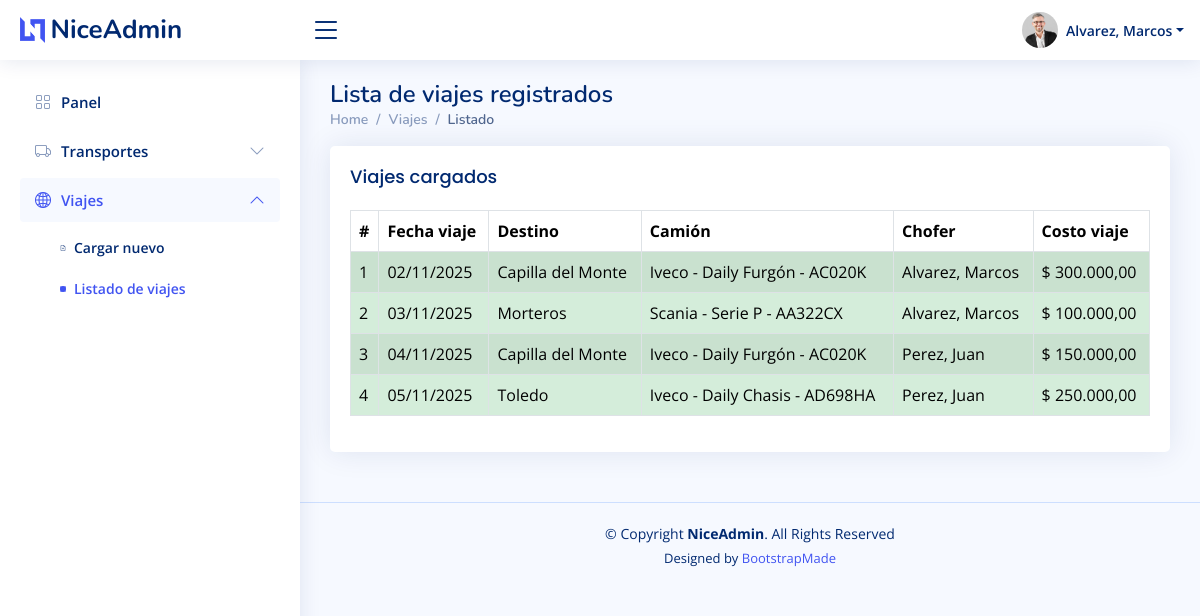
The page /viajes_listado.php (signed in) on the database its author committed.
### tables this page shows
CREATE TABLE `usuarios` (
  `id` int(11) NOT NULL,
  `apellido` varchar(80) NOT NULL,
  `nombre` varchar(80) NOT NULL,
  `dni` varchar(10) NOT NULL,
  `usuario` varchar(50) NOT NULL,
  `clave` varchar(255) NOT NULL,
  `activo` tinyint(1) NOT NULL DEFAULT 1,
  `id_nivel` int(11) NOT NULL,
  `fecha_creacion` datetime NOT NULL DEFAULT current_timestamp(),
  `imagen` varchar(150) DEFAULT 'profile-img.jpg'
);

CREATE TABLE `viajes` (
  `id` int(11) NOT NULL,
  `chofer_id` int(11) NOT NULL,
  `transporte_id` int(11) NOT NULL,
  `destino_id` int(11) NOT NULL,
  `fecha_programada` date NOT NULL,
  `costo` decimal(12,2) NOT NULL,
  `porcentaje_chofer` int(11) NOT NULL,
  `creado_por` int(11) DEFAULT NULL,
  `fecha_creacion` datetime NOT NULL DEFAULT current_timestamp()
);

CREATE TABLE `destinos` (
  `id` int(11) NOT NULL,
  `denominacion` varchar(120) NOT NULL
);

CREATE TABLE `marcas` (
  `id` int(11) NOT NULL,
  `denominacion` varchar(80) NOT NULL
);

CREATE TABLE `transportes` (
  `id` int(11) NOT NULL,
  `marca_id` int(11) NOT NULL,
  `modelo` varchar(60) NOT NULL,
  `patente` varchar(10) NOT NULL,
  `anio` smallint(6) DEFAULT NULL,
  `disponible` tinyint(1) NOT NULL DEFAULT 1,
  `fecha_creacion` datetime NOT NULL DEFAULT current_timestamp()
);

### funciones/funciones.php (called while the page is built, shortened)
<?php
function ObtenerUsuarioEnSesion()
{
    if (!empty($_SESSION['Usuario_ID'])) {
        $Usuario = array();
        $Usuario['id'] = $_SESSION['Usuario_ID'];
        $Usuario['apellido'] = !empty($_SESSION['Usuario_Apellido']) ? $_SESSION['Usuario_Apellido'] : '';
        $Usuario['nombre'] = !empty($_SESSION['Usuario_Nombre']) ? $_SESSION['Usuario_Nombre'] : '';
        $Usuario['usuario'] = !empty($_SESSION['Usuario_Usuario']) ? $_SESSION['Usuario_Usuario'] : '';
        $Usuario['id_nivel'] = !empty($_SESSION['Usuario_Nivel']) ? $_SESSION['Usuario_Nivel'] : 0;
        $Usuario['imagen'] = !empty($_SESSION['Usuario_Img']) ? $_SESSION['Usuario_Img'] : 'user.png';
        return $Usuario;
    }
    return array();
}
function NombreCompletoUsuario($Usuario)
{
    $Apellido = isset($Usuario['apellido']) ? $Usuario['apellido'] : '';
    $Nombre = isset($Usuario['nombre']) ? $Usuario['nombre'] : '';
    if ($Apellido != '' && $Nombre != '') {
        return $Apellido . ', ' . $Nombre;
    }
    return trim($Apellido . ' ' . $Nombre);
}
function Listar_Viajes($vConexion, $ChoferId = null)
{
    $Listado = array();
    $SQL = "SELECT v.id, v.fecha_programada, d.denominacion AS destino, v.costo, v.porcentaje_chofer,"
        . " c.apellido AS chofer_apellido, c.nombre AS chofer_nombre, c.dni AS chofer_dni,"
        . " m.denominacion AS marca, t.modelo, t.patente"
        . " FROM viajes v, usuarios c, transportes t, marcas m, destinos d"
        . " WHERE c.id = v.chofer_id"
        . " AND t.id = v.transporte_id"
        . " AND m.id = t.marca_id"
        . " AND d.id = v.destino_id";
    $SQL .= " ORDER BY v.fecha_programada, d.denominacion";
    $rs = mysqli_query($vConexion, $SQL);
    if ($rs != false) {
        $i = 0;
        while ($data = mysqli_fetch_array($rs)) {
            $Listado[$i]['id'] = $data['id'];
            $Listado[$i]['fecha_programada'] = $data['fecha_programada'];
            $Listado[$i]['destino'] = $data['destino'];
            $Listado[$i]['costo'] = $data['costo'];
            $Listado[$i]['porcentaje_chofer'] = $data['porcentaje_chofer'];
            $Listado[$i]['monto_chofer'] = CalcularMontoChofer((float) $data['costo'], (int) $data['porcentaje_chofer']);
            $Listado[$i]['chofer_apellido'] = $data['chofer_apellido'];
            $Listado[$i]['chofer_nombre'] = $data['chofer_nombre'];
            $Listado[$i]['chofer_dni'] = $data['chofer_dni'];
            $Listado[$i]['marca'] = $data['marca'];
            $Listado[$i]['modelo'] = $data['modelo'];
            $Listado[$i]['patente'] = $data['patente'];
            $i++;
        }
    }
    return $Listado;
}
function FormatearFechaEspaniol($Fecha)
{
    $Timestamp = strtotime($Fecha);
    return date('d/m/Y', $Timestamp);
}
function ObtenerClaseFila($FechaViaje)
{
    $Timestamp = strtotime($FechaViaje);
    $FechaNormalizada = date('Y-m-d', $Timestamp);
    $Hoy = date('Y-m-d');
    if ($FechaNormalizada < $Hoy) {
        return 'fila-realizado';
    }
    return '';
}
function CalcularMontoChofer($Costo, $Porcentaje)
{
    return round($Costo * $Porcentaje / 100, 2);
}

### viajes_listado.php (the view, shortened to what this page needs)
<?php
require_once 'funciones/funciones.php';
$MiConexion = ConexionBD();
$usuarioActual = ObtenerUsuarioEnSesion();
$choferFiltradoId = null;
$viajes = Listar_Viajes($MiConexion, $choferFiltradoId);
$permisosListado = ObtenerPermisosListadoViajes($usuarioActual);
$mostrarCosto = !empty($permisosListado['mostrar_costo']);
$mostrarMontoChofer = !empty($permisosListado['mostrar_monto_chofer']);
require_once 'includes/header.php';
require_once 'includes/topbar.php';
require_once 'includes/sidebar.php';
?>
<main id="main" class="main">
    <div class="pagetitle">
        <h1>Lista de viajes registrados</h1>
        <nav>
            <ol class="breadcrumb">
                <li class="breadcrumb-item"><a href="index.php">Home</a></li>
                <li class="breadcrumb-item">Viajes</li>
                <li class="breadcrumb-item active">Listado</li>
            </ol>
        </nav>
    </div>
    <section class="section">
        <div class="card">
            <div class="card-body">
                <h5 class="card-title">Viajes cargados</h5>
                <div class="table-responsive">
                    <table class="table table-bordered table-striped align-middle">
                        <thead>
                            <tr>
                                <th>#</th>
                                <th>Fecha viaje</th>
                                <th>Destino</th>
                                <th>Camión</th>
                                <th>Chofer</th>
                                <?php if ($mostrarCosto): ?>
                                    <th>Costo viaje</th>
                                <?php endif; ?>
                            </tr>
                        </thead>
                        <tbody>
                            <?php if (!$viajes): ?>
                                <tr>
                                    <td colspan="<?php echo 5 + (int) $mostrarCosto + (int) $mostrarMontoChofer; ?>" class="text-center">No hay viajes registrados.</td>
                                </tr>
                            <?php else: ?>
                                <?php foreach ($viajes as $index => $viaje): ?>
                                    <?php
                                    $filaClase = ObtenerClaseFila($viaje['fecha_programada']);
                                    ?>
                                    <tr class="<?php echo $filaClase; ?>">
                                        <td><?php echo $index + 1; ?></td>
                                        <td><?php echo htmlspecialchars(FormatearFechaEspaniol($viaje['fecha_programada'])); ?></td>
                                        <td><?php echo htmlspecialchars($viaje['destino']); ?></td>
                                        <td><?php echo htmlspecialchars($viaje['marca'] . ' - ' . $viaje['modelo'] . ' - ' . $viaje['patente']); ?></td>
                                        <td><?php echo htmlspecialchars($viaje['chofer_apellido'] . ', ' . $viaje['chofer_nombre']); ?></td>
                                        <?php if ($mostrarCosto): ?>
                                            <td>$ <?php echo number_format((float) $viaje['costo'], 2, ',', '.'); ?></td>
                                        <?php endif; ?>
                                    </tr>
                                <?php endforeach; ?>
                            <?php endif; ?>
                        </tbody>
                    </table>
                </div>
            </div>
        </div>
    </section>
</main>
<?php require_once 'includes/footer.php'; ?>

### includes/topbar.php (shortened to what this page needs)
<?php
$user = ObtenerUsuarioEnSesion();
$imagenPerfil = 'profile-img.jpg';
if (!empty($user['imagen'])) {
    $imagenPerfil = $user['imagen'];
}
?>
<header id="header" class="header fixed-top d-flex align-items-center">
    <div class="d-flex align-items-center justify-content-between">
        <a href="index.php" class="logo d-flex align-items-center">
            <img src="assets/img/logo.png" alt="">
            <span class="d-none d-lg-block">NiceAdmin</span>
        </a>
        <i class="bi bi-list toggle-sidebar-btn"></i>
    </div>
    <nav class="header-nav ms-auto">
        <ul class="d-flex align-items-center">
            <li class="nav-item dropdown pe-3">
                <a class="nav-link nav-profile d-flex align-items-center pe-0" href="#" data-bs-toggle="dropdown">
                    <img src="assets/img/<?php echo htmlspecialchars($imagenPerfil); ?>" alt="Profile" class="rounded-circle">
                    <span class="d-none d-md-block dropdown-toggle ps-2"><?php echo htmlspecialchars(NombreCompletoUsuario($user)); ?></span>
                </a>
            </li>
        </ul>
    </nav>
</header>

### assets/css/style.css (style rules this page uses)
:root { scroll-behavior: smooth; }
body { font-family: "Open Sans", sans-serif; background: #f6f9ff; color: #444444; }
a { color: #4154f1; text-decoration: none; }
h1, h2, h3, h4, h5, h6 { font-family: "Nunito", sans-serif; }
#main { margin-top: 60px; padding: 20px 30px; transition: all 0.3s; }
.pagetitle { margin-bottom: 10px; }
.pagetitle h1 { font-size: 24px; margin-bottom: 0; font-weight: 600; color: #012970; }
.card { margin-bottom: 30px; border: none; border-radius: 5px; box-shadow: 0px 0 30px rgba(1, 41, 112, 0.1); }
.card-title { padding: 20px 0 15px 0; font-size: 18px; font-weight: 500; color: #012970; font-family: "Poppins", sans-serif; }
.card-body { padding: 0 20px 20px 20px; }
.breadcrumb { font-size: 14px; font-family: "Nunito", sans-serif; color: #899bbd; font-weight: 600; }
.breadcrumb a { color: #899bbd; transition: 0.3s; }
.breadcrumb .breadcrumb-item::before { color: #899bbd; }
.breadcrumb .active { color: #51678f; font-weight: 600; }
.logo { line-height: 1; }
@media (min-width: 1200px) { .logo { width: 280px; } }
.logo img { max-height: 26px; margin-right: 6px; }
.logo span { font-size: 26px; font-weight: 700; color: #012970; font-family: "Nunito", sans-serif; }
.header { transition: all 0.5s; z-index: 997; height: 60px; box-shadow: 0px 2px 20px rgba(1, 41, 112, 0.1); background-color: #fff; padding-left: 20px; }
.header .toggle-sidebar-btn { font-size: 32px; padding-left: 10px; cursor: pointer; color: #012970; }
.header-nav ul { list-style: none; }
.header-nav>ul { margin: 0; padding: 0; }
.header-nav .nav-profile { color: #012970; }
.header-nav .nav-profile img { max-height: 36px; }
.header-nav .nav-profile span { font-size: 14px; font-weight: 600; }
@media (min-width: 1200px) { #main, #footer { margin-left: 300px; } }
.table tbody tr.fila-realizado > * { background-color: #d4edda; }
.table tbody tr td { vertical-align: middle; }

### rows shown on the page
usuarios: NombreCompletoUsuario($user) "Alvarez, Marcos"
viajes: fecha_programada "02/11/2025", destino.denominacion "Capilla del Monte", marcas.denominacion "Iveco - Daily Furgón - AC020K", usuarios.apellido+nombre "Alvarez, Marcos", costo "300.000,00"
viajes: fecha_programada "03/11/2025", destino.denominacion "Morteros", marcas.denominacion "Scania - Serie P - AA322CX", usuarios.apellido+nombre "Alvarez, Marcos", costo "100.000,00"
viajes: fecha_programada "04/11/2025", destino.denominacion "Capilla del Monte", marcas.denominacion "Iveco - Daily Furgón - AC020K", usuarios.apellido+nombre "Perez, Juan", costo "150.000,00"
viajes: fecha_programada "05/11/2025", destino.denominacion "Toledo", marcas.denominacion "Iveco - Daily Chasis - AD698HA", usuarios.apellido+nombre "Perez, Juan", costo "250.000,00"
